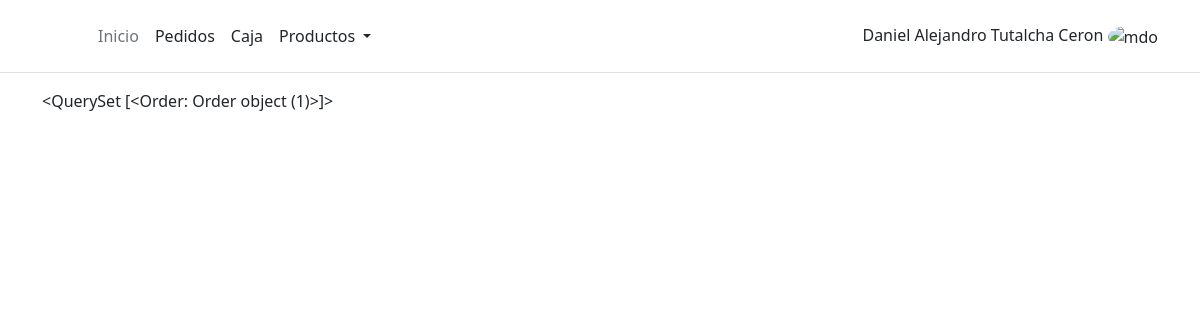
Page /order-list/ on the earlier database version.
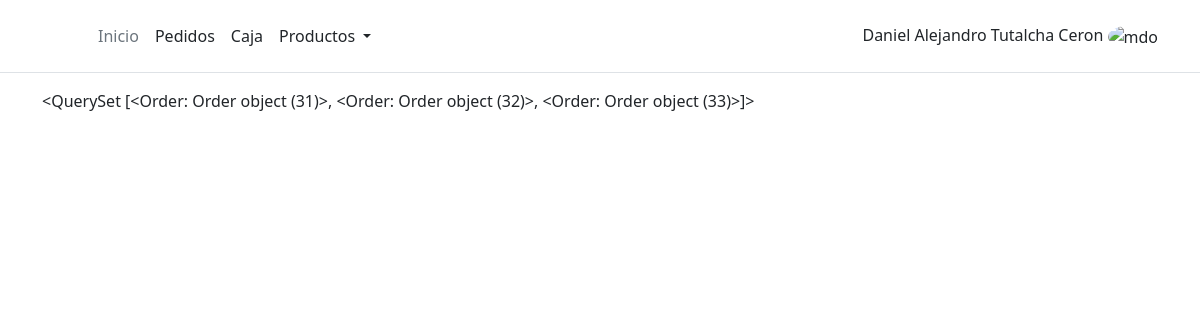
Same page on the later database version.
### work_order/models.py (models this page shows, shortened)
class Order(models.Model):
    total_price = models.IntegerField(default=0)
    table = models.ForeignKey(Table,on_delete=SET_NULL, null = True)
    status = models.BooleanField(default=True)
    created = models.DateTimeField(auto_now_add=True, verbose_name="Fecha de creación")
    updated = models.DateTimeField(auto_now=True, verbose_name="Fecha de edición")

### core/views.py (the view)
# urls.py: path('order-list/',views.ListOrderView.as_view(), name = 'order_list'),
class ListOrderView(ListView):
    model = Order
    template_name = 'core/order_list.html'
    def get_context_data(self, **kwargs):
        context = super().get_context_data(**kwargs)
        context['order'] = Order.objects.all()
        return context

### core/templates/core/order_list.html
{% extends "core/base.html" %}
{% load static %}
{% block content %}
    {{order}}
{% endblock content %}

Differences in the rows shown:
removed Order: id "<QuerySet [<Order: Order object (1)>]>"
added Order: id "<QuerySet [<Order: Order object (31)>, <Order: Order object (32)>, <Order: Order object (33)>]>"
